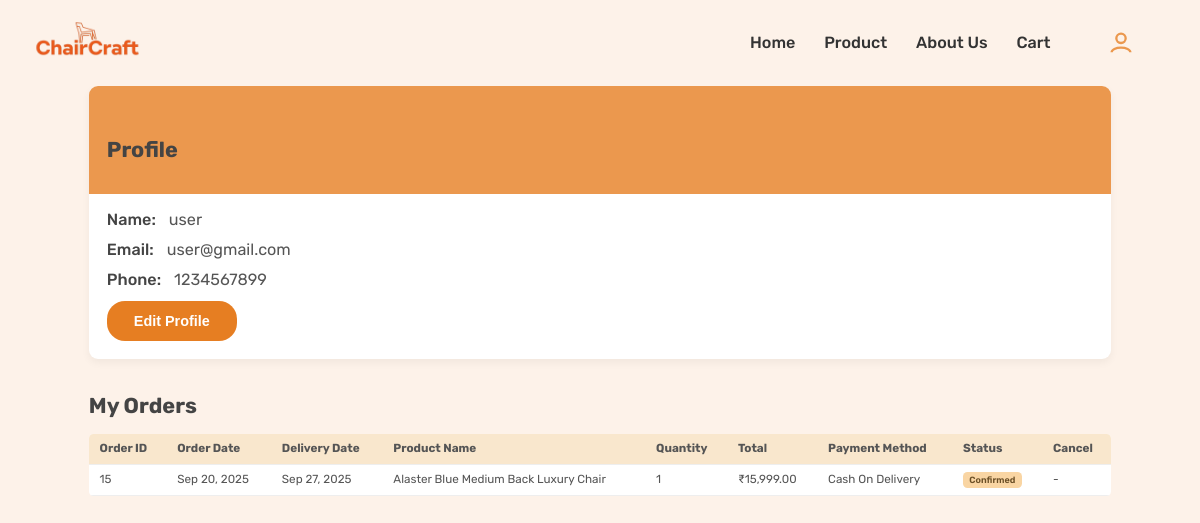
Page /my-profile.php (signed in) on the committed database.
### tables this page shows
CREATE TABLE `users` (
  `id` int(11) NOT NULL,
  `name` varchar(100) NOT NULL,
  `phone` varchar(15) DEFAULT NULL,
  `email` varchar(100) NOT NULL,
  `password` varchar(255) NOT NULL,
  `role_as` tinyint(4) NOT NULL DEFAULT 0 COMMENT '0 = User, 1 = Admin',
  `created_at` datetime DEFAULT current_timestamp()
);

CREATE TABLE `orders` (
  `id` int(11) NOT NULL,
  `user_id` int(11) NOT NULL,
  `total_amount` decimal(10,2) NOT NULL,
  `status` varchar(20) NOT NULL DEFAULT 'pending',
  `payment_method` varchar(20) NOT NULL DEFAULT 'cash_on_delivery',
  `shipping_address` text NOT NULL,
  `created_at` timestamp NOT NULL DEFAULT current_timestamp()
);

CREATE TABLE `order_items` (
  `id` int(11) NOT NULL,
  `order_id` int(11) NOT NULL,
  `product_id` int(11) NOT NULL,
  `product_name` varchar(100) NOT NULL,
  `quantity` int(11) NOT NULL,
  `price` decimal(10,2) NOT NULL
);

### my-profile.php (the view, shortened to what this page needs)
<?php
require_once 'admin/config/db_con.php';
$user_id = $_SESSION['auth_user']['id'];
$user_query = "SELECT * FROM users WHERE id = ?";
$user_stmt = $con->prepare($user_query);
$user_stmt->bind_param("i", $user_id);
$user_stmt->execute();
$user_result = $user_stmt->get_result();
$user = $user_result->fetch_assoc();
$orders_query = "SELECT o.*, oi.product_name, oi.quantity, oi.price, u.name as customer_name, u.email as customer_email, u.phone as customer_phone
                FROM orders o
                JOIN order_items oi ON o.id = oi.order_id
                JOIN users u ON o.user_id = u.id
                WHERE o.user_id = ? AND o.status != 'user_cancelled'
                ORDER BY o.created_at DESC, oi.id ASC";
$stmt = $con->prepare($orders_query);
$stmt->bind_param("i", $user_id);
$stmt->execute();
$orders_result = $stmt->get_result();
?>
<!DOCTYPE html>
<html lang="en">
<head>
    <link rel="stylesheet" href="styles/my-profile.css">
</head>
<body>
    <?php require 'nav.php'; ?>
    <div class="container">
        <div class="user-info card">
            <div class="card-header">
                <h2 class="mb-0">Profile</h2>
            </div>
            <div class="card-body">
                <div class="detail-item">
                    <strong>Name:</strong>
                    <span><?php echo htmlspecialchars($user['name']); ?></span>
                </div>
                <div class="detail-item">
                    <strong>Email:</strong>
                    <span><?php echo htmlspecialchars($user['email']); ?></span>
                </div>
                <div class="detail-item">
                    <strong>Phone:</strong>
                    <span><?php echo htmlspecialchars($user['phone']); ?></span>
                </div>
                <button id="editProfileBtn">Edit Profile</button>
            </div>
        </div>
        <h2>My Orders</h2>
        <?php if ($orders_result->num_rows > 0): ?>
            <table>
                <thead>
                    <tr>
                        <th>Order ID</th>
                        <th>Order Date</th>
                        <th>Delivery Date</th>
                        <th>Product Name</th>
                        <th>Quantity</th>
                        <th>Total</th>
                        <th>Payment Method</th>
                        <th>Status</th>
                        <th>Cancel</th>
                    </tr>
                </thead>
                <tbody>
                    <?php
                    while ($order = $orders_result->fetch_assoc()):
                    ?>
                    <tr>
                        <td><?php echo htmlspecialchars($order['id']); ?></td>
                        <td><?php echo date('M j, Y', strtotime($order['created_at'])); ?></td>
                        <td><?php echo date('M j, Y', strtotime($order['created_at'] . ' +7 days')); ?></td>
                        <td><?php echo htmlspecialchars($order['product_name']); ?></td>
                        <td><?php echo $order['quantity']; ?></td>
                        <td>₹<?php echo number_format($order['total_amount'], 2); ?></td>
                        <td><?php echo ucwords(str_replace('_', ' ', $order['payment_method'])); ?></td>
                        <td>
                            <span class="badge badge-<?php
                                switch($order['status']) {
                                    default: echo 'secondary'; break;
                                }
                            ?>">
                                <?php
                                if ($order['status'] == 'user_cancelled') {
                                    echo 'Cancelled';
                                } else {
                                    echo ucfirst($order['status']);
                                }
                                ?>
                            </span>
                        </td>
                            <td>
                                <?php if ($order['status'] === 'pending'): ?>
                                    <a href="cancel_order.php?order_id=<?php echo $order['id']; ?>" class="btn-cancel" onclick="return confirm('Are you sure you want to cancel this order?');">Cancel</a>
                                <?php else: ?>
                                    -
                                <?php endif; ?>
                            </td>
                    </tr>
                    <?php
                    endwhile;
                    ?>
                </tbody>
            </table>
        <?php endif; ?>
    </div>
</body>
</html>

### styles/my-profile.css (style rules this page uses)
body { font-family: Arial, sans-serif; margin: 0; background-color: #fdf2e9; font-size: 1.4rem; color: #333; line-height: 1.5; }
.container { max-width: 110rem; margin: 5rem auto; padding: 1rem 2rem; }
h2 { font-size: 2.4rem; margin: 4rem 0 2rem 0; font-weight: 700; color: #444; }
.card { background: white; border-radius: 1rem; box-shadow: 0 0.4rem 1rem rgba(0, 0, 0, 0.05); margin-bottom: 4rem; }
.card-header { background-color: #eb984e; color: white; padding: 1.8rem 2rem; font-size: 2rem; font-weight: 600; border-radius: 1rem 1rem 0 0; }
.card-body { padding: 2rem; }
.detail-item { margin-bottom: 1.5rem; font-size: 1.8rem; }
.detail-item strong { color: #444; margin-right: 1rem; }
#editProfileBtn { background-color: #e67e22; color: white; border: none; padding: 1.3rem 3rem; font-size: 1.6rem; font-weight: 600; border-radius: 2rem; cursor: pointer; transition: background-color 0.3s ease; }
table { width: 100%; border-collapse: collapse; font-size: 1.3rem; background: white; border-radius: 0.5rem; overflow: hidden; margin-bottom: 3rem; }
thead { background-color: #f9e7cd; }
th, td { padding: 1rem 1.2rem; border-bottom: 0.1rem solid #eee; text-align: left; }
th { font-weight: 700; color: #555; }
.badge { padding: 0.3rem 0.7rem; border-radius: 0.5rem; font-size: 1rem; font-weight: 600; background-color: #f9d5a3; color: #6b4f26; text-transform: capitalize; }

### styles/general.css (style rules this page uses)
* { padding: 0; margin: 0; box-sizing: border-box; }
html { font-size: 62.5%; overflow-x: hidden; }
body { font-family: "Rubik", sans-serif; line-height: 1; font-weight: 400; color: #555; overflow-x: hidden; }
.container { max-width: 120rem; padding: 0 3.2rem; margin: 0 auto; }
strong { font-weight: 500; }

### styles/queries.css (style rules this page uses)
@media (max-width: 75em) { html { font-size: 56.25%; } }

### rows in the picture
users: name "user", email "user@gmail.com", phone "1234567899"
orders: id "15", created_at "Sep 20, 2025", created_at "Sep 27, 2025", order_items.product_name "Alaster Blue Medium Back Luxury Chair", order_items.quantity "1", total_amount "15,999.00", payment_method "Cash On Delivery", status "Confirmed"
